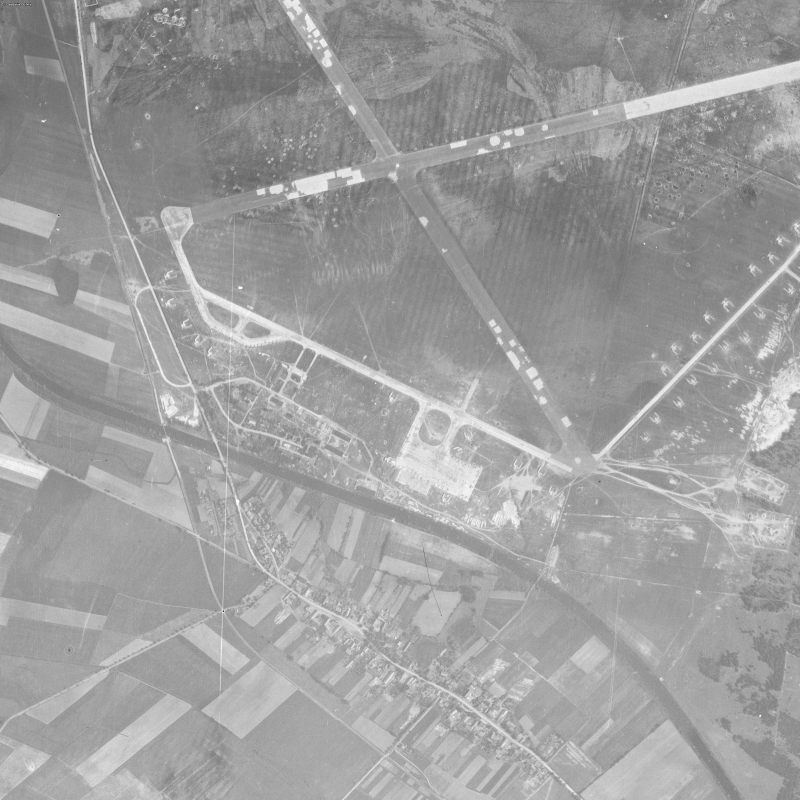
#> input picture app/dop_1953.jpg, 2400 x 2400 px, found by its file name (shown at 1/3 size)
$ python laiv_reg.py   (older library calls are emulated)
#> lines starting #> are read from the running program, lines starting #| are printed output that depends on the picture
"""Georeferenzierung der LAiV-Vorschaubilder (historische Luftbilder 1944/45).

Eingabe:  rohdaten/laiv_vorschau/*.jpg  (Dateiname: <Datum>_<Bildname>.jpg)
          app/dop_1953.jpg               (1 m/px, Pixel = Karten-Meter)
          app/f3054.jpg, f4053.jpg, f4071.jpg + Homographien (NCAP 11.04.1945)
Ausgabe:  georeferenz_parameter/LAiV_Homographien_Vorschau_px_auf_Karte_m.json

Ablauf je Bild:
  1. Start-Homographie per SIFT gegen ein 1-m-Mosaik der NCAP-Frames 1945
     (zeitlich näher als 1953, deshalb viele Übereinstimmungen), sonst aus
     Handpasspunkten (HAND), sonst SIFT gegen ein bereits registriertes Bild
     desselben Flugtags.
  2. 3 Iterationen Template-Korrelation auf Gradientenbildern gegen DOP 1953
     (wie reg.py) mit RANSAC -> projektive Homographie.

Nutzung (aus dem Projektordner):  python3 skripte/laiv_reg.py [Muster]
"""
import numpy as np, cv2, json, glob, os, sys

SRC = "rohdaten/laiv_vorschau"
OUT = "georeferenz_parameter/LAiV_Homographien_Vorschau_px_auf_Karte_m.json"
pat = sys.argv[1] if len(sys.argv) > 1 else "*"

ref = cv2.imread("app/dop_1953.jpg", 0)
#> ref is the input picture: shape (2400, 2400); min 0, max 255, mean 158.8
Hh, Ww = ref.shape
#> Hh = 2400; Ww = 2400
cl = cv2.createCLAHE(2.0, (16, 16))

def prep(im):
    im = cl.apply(im); g = cv2.GaussianBlur(im, (0, 0), 1.5)
#> after `im = cl.apply(im)`:
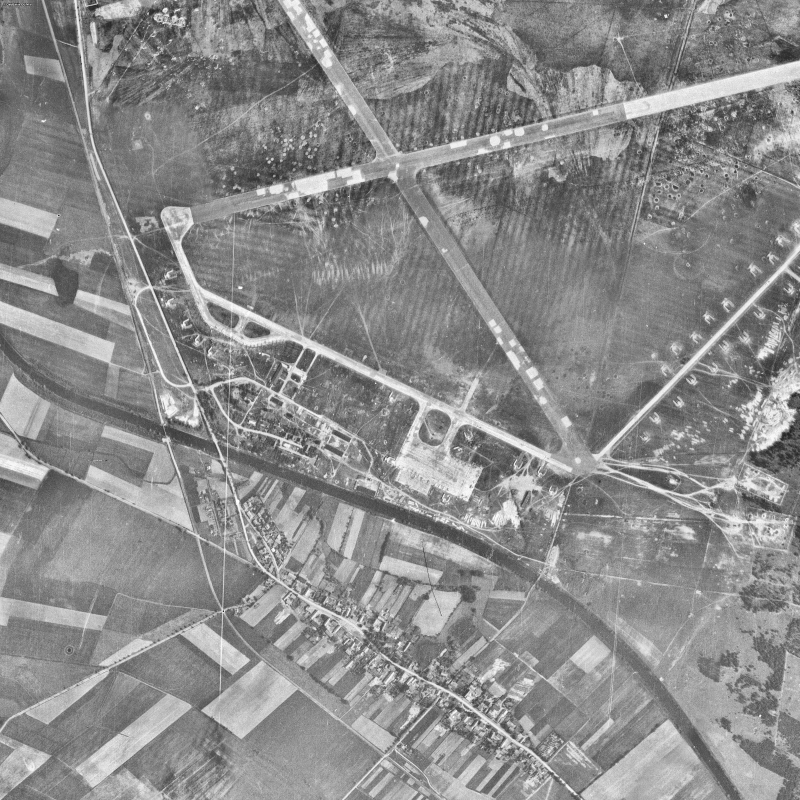
#> im: shape (2400, 2400) (shown at 1/3 size); min 1, max 255, mean 139.9
    gx = cv2.Sobel(g, cv2.CV_32F, 1, 0); gy = cv2.Sobel(g, cv2.CV_32F, 0, 1)
#> after `gx = cv2.Sobel(g, cv2.CV_32F, 1, 0)`:
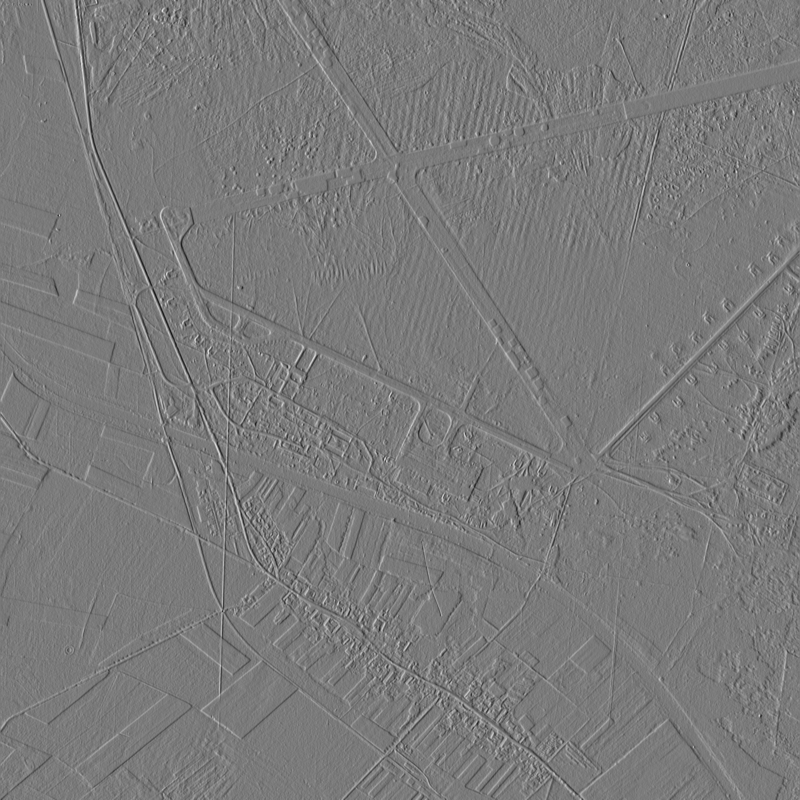
#> gx: shape (2400, 2400) float32 (shown at 1/3 size); min -301, max 323, mean 0; drawn with min black and max white
#> after `gy = cv2.Sobel(g, cv2.CV_32F, 0, 1)`:
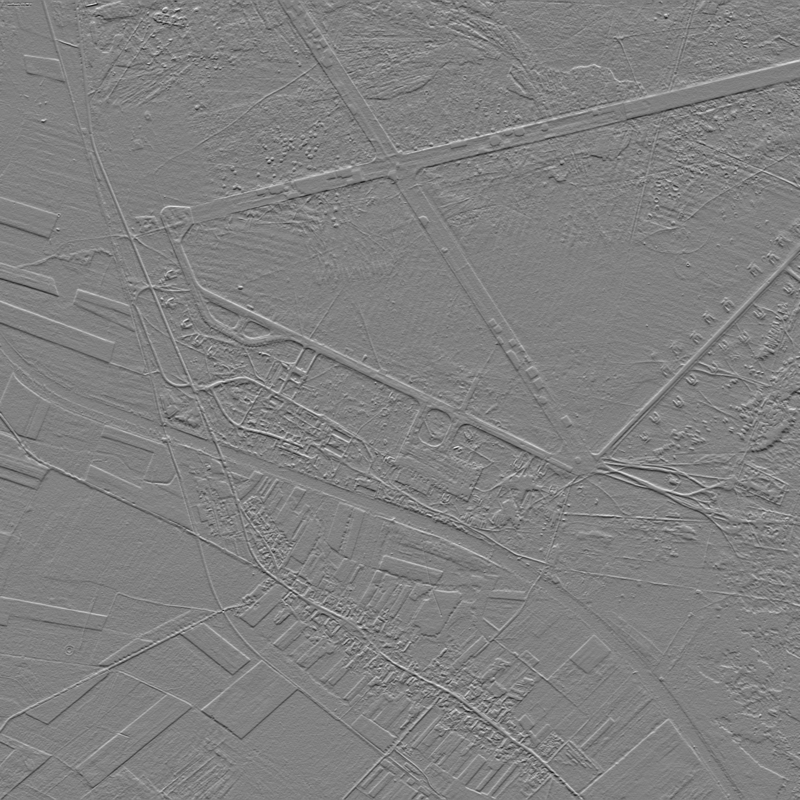
#> gy: shape (2400, 2400) float32 (shown at 1/3 size); min -284, max 277, mean 0.1; drawn with min black and max white
    return cv2.GaussianBlur(np.sqrt(gx * gx + gy * gy), (0, 0), 1.0)
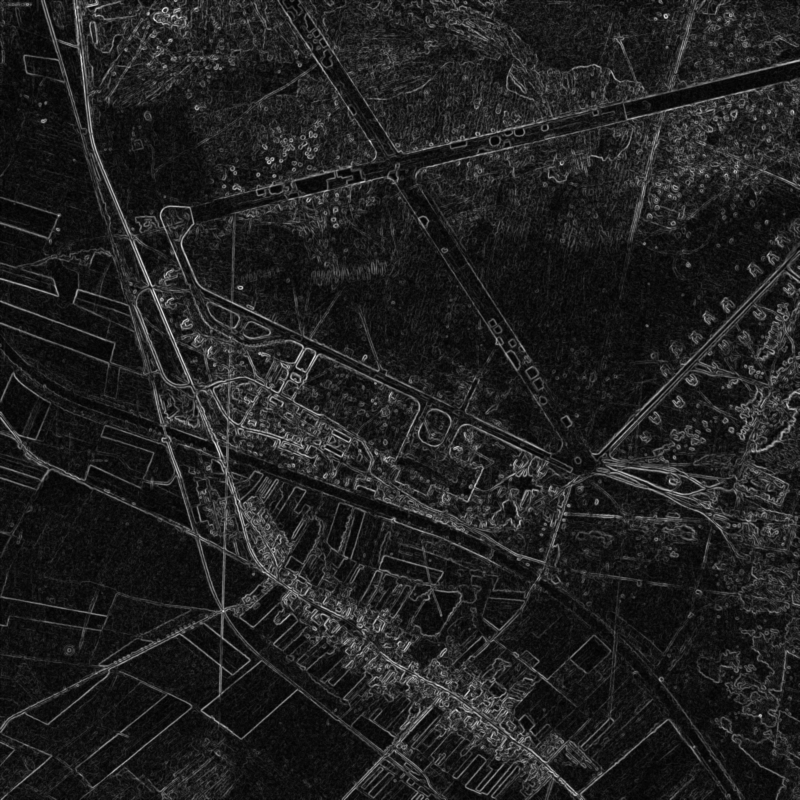
#> returned value: shape (2400, 2400) float32 (shown at 1/3 size); min 0.589, max 269, mean 35.4; drawn with min black and max white

# [5 lines left out: function bildmaske, not called in this run]

R = prep(ref)

# Handpasspunkte (Vorschau-px -> Karten-m) für Bilder, bei denen SIFT gegen 1945 scheitert:
# Rollbahnkreuz, SO-Ende der NW-SO-Bahn, W-Ende der SW-NO-Bahn
HAND = {"1944-05-28_44_186_00_2008_L_2742": ([[515, 455], [940, 870], [165, 625]],
                                             [[1183, 504], [1764, 1392], [516, 648]])}

# ── Referenzmosaik NCAP 11.04.1945, 1 m/px (Homographien für Original-Scans, app-Bilder halb so groß)
#> (the run stopped early here; a loop or call above may not have finished)

$ run again, with app/dop_1991.jpg copied over app/dop_1953.jpg
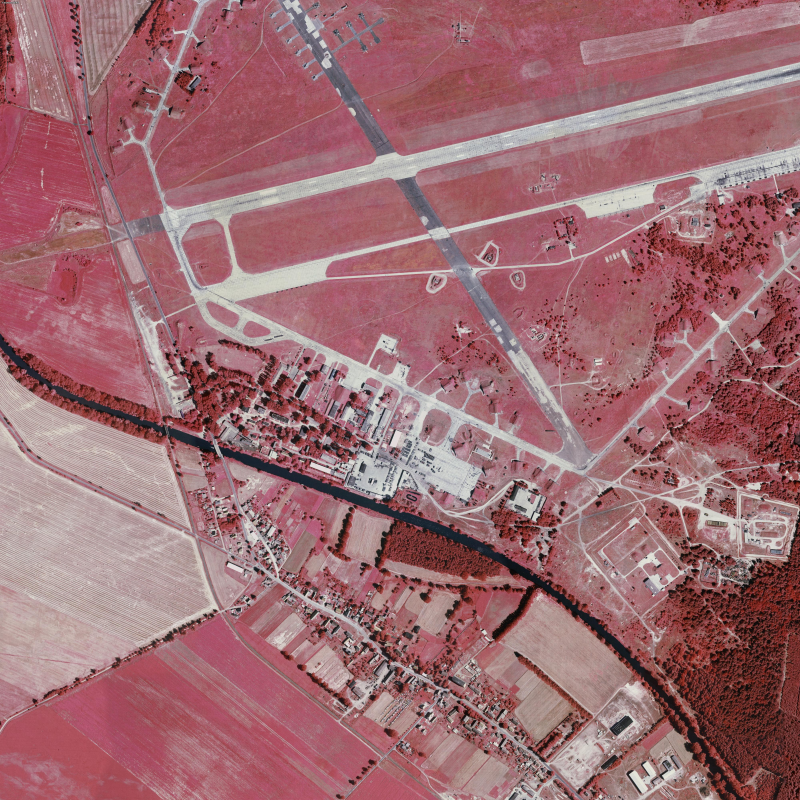
#> input picture app/dop_1991.jpg, 4000 x 4000 px, found by its file name (shown at 1/5 size)
#> in prep, `gy = cv2.Sobel(g, cv2.CV_32F, 0, 1)`:
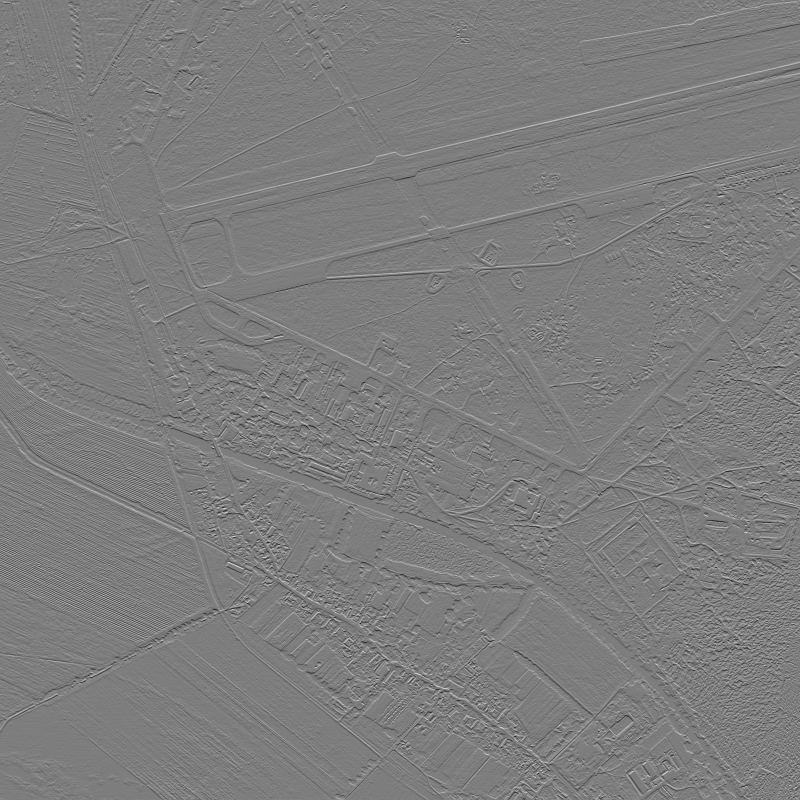
#> gy: shape (4000, 4000) float32 (shown at 1/5 size); min -422, max 432, mean 0; drawn with min black and max white
#> in prep, `return cv2.GaussianBlur(np.sqrt(gx * gx + gy * gy), (0, 0), 1.0)`:
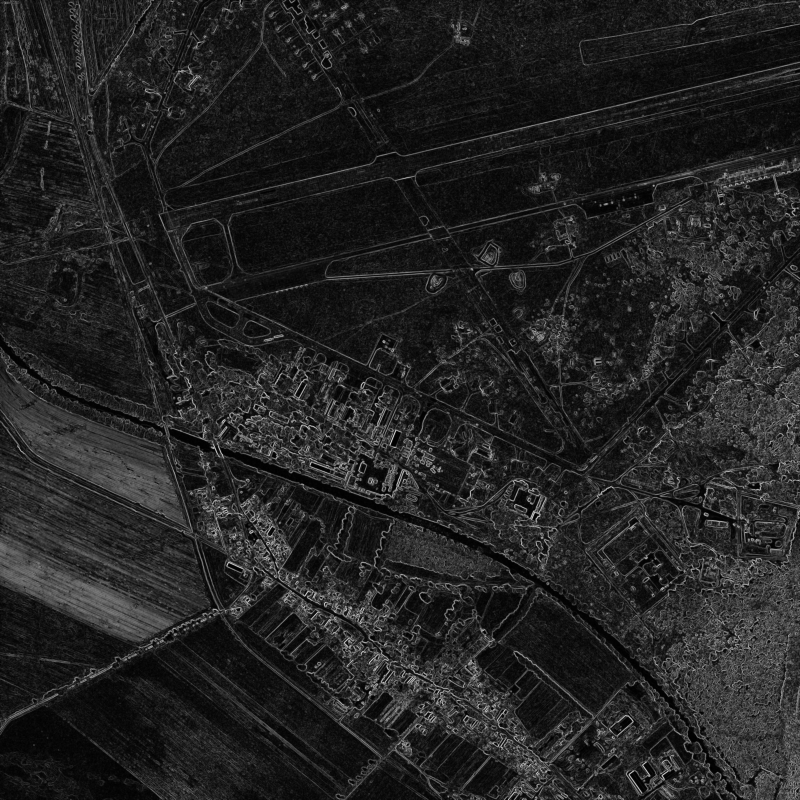
#> returned value: shape (4000, 4000) float32 (shown at 1/5 size); min 0, max 388.1, mean 54.1; drawn with min black and max white

$ run again, with app/dop_heute.jpg copied over app/dop_1953.jpg
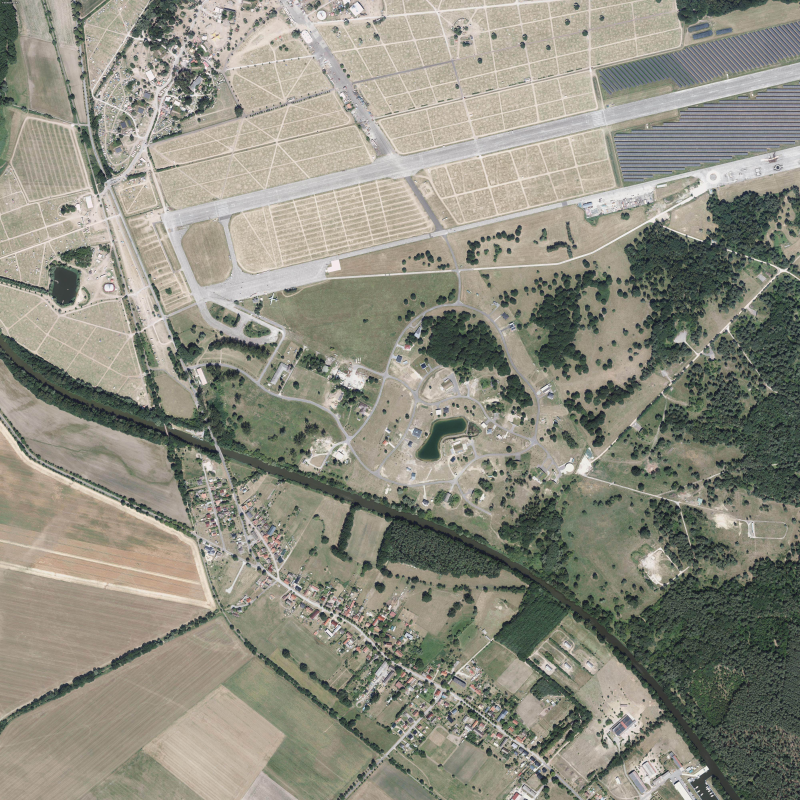
#> input picture app/dop_heute.jpg, 4000 x 4000 px, found by its file name (shown at 1/5 size)
#> in prep, `gy = cv2.Sobel(g, cv2.CV_32F, 0, 1)`:
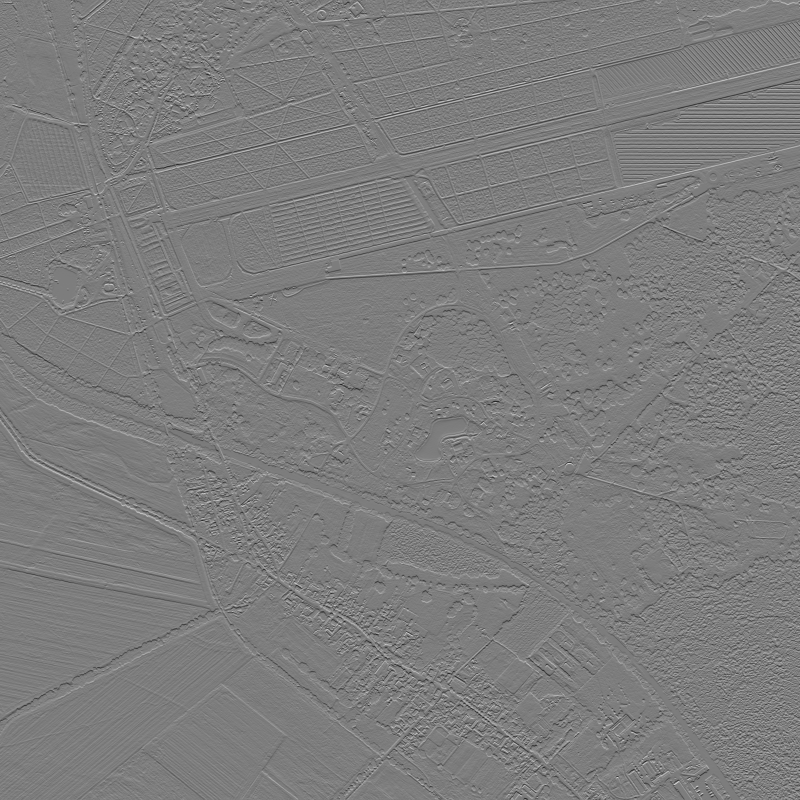
#> gy: shape (4000, 4000) float32 (shown at 1/5 size); min -421, max 434, mean 0; drawn with min black and max white
#> in prep, `return cv2.GaussianBlur(np.sqrt(gx * gx + gy * gy), (0, 0), 1.0)`:
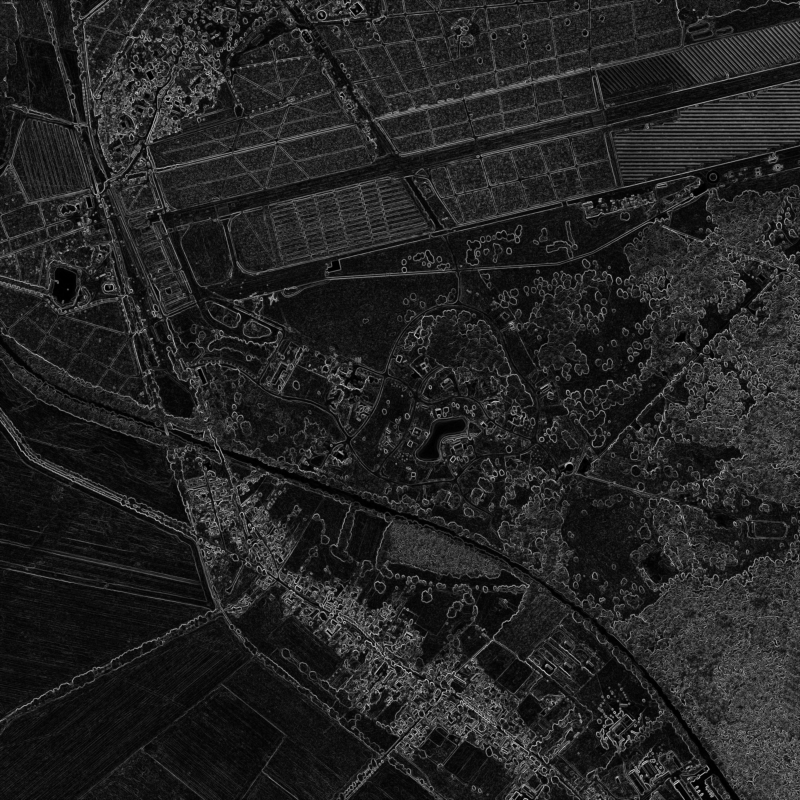
#> returned value: shape (4000, 4000) float32 (shown at 1/5 size); min 0, max 390.5, mean 54.8; drawn with min black and max white
